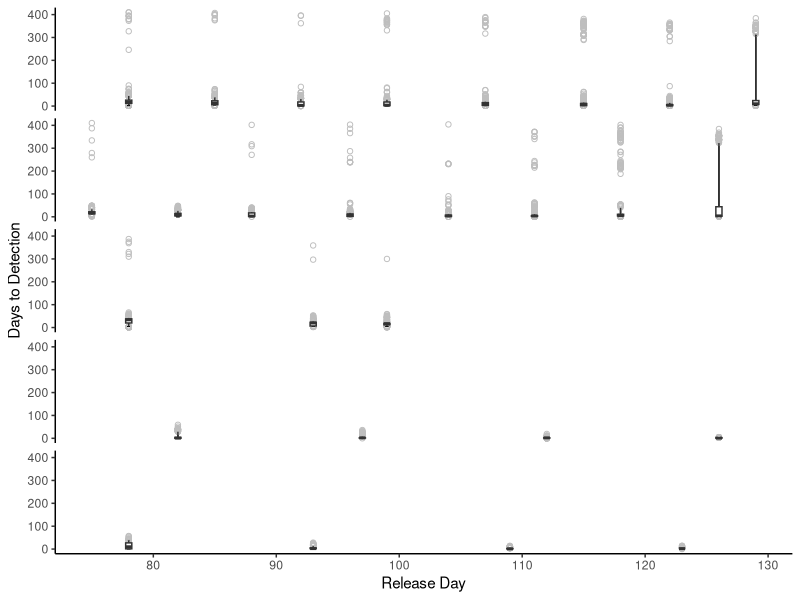

Source code (R):
#Goal: Plot variability of hatchery coho smolt releases timing.
#Input file was created by WSP Yr26 members.

library(dplyr)
library(tidyr)
library(ggplot2)
library(gridExtra)
library(lubridate)

####Read in data####
fish <- read.csv('data/Final_Data_All_Years20200306.csv',sep = ',') #18402 obs of 8 variables

#formatting
fish <- fish %>% 
  mutate(Release_Date = as.Date(Release_Date, format = '%m/%d/%Y'))  %>% 
  mutate(Date._of_Detect = as.Date(Date._of_Detect, format = '%m/%d/%Y'))

str(fish)

####Plot Setup Functions ####

#Custom tick mark labels (i.e. label every other one but tick mark each unit)
#https://stackoverflow.com/questions/34533472/insert-blanks-into-a-vector-for-e-g-minor-tick-labels-in-r/34533473#34533473

every_nth <- function(x, nth, empty = TRUE, inverse = FALSE) 
{
  if (!inverse) {
    if (empty) {
      x[1:nth == 1] <- ""
      x
    } else {
      x[1:nth != 1]
    }
  } else {
    if (empty) {
      x[1:nth != 1] <- ""
      x
    } else {
      x[1:nth == 1]
    }
  }
}

#Boxplot with wiskers being 10% and 90% pertentiles and outliers as open circles
# define the summary function
#https://stackoverflow.com/questions/4765482/changing-whisker-definition-in-geom-boxplot/4765608#4765608

#Function to change whiskers
stat_boxplot_custom <- function(mapping = NULL, data = NULL,
                                geom = "boxplot", position = "dodge",
                                ...,
                                qs = c(.05, .25, 0.5, 0.75, 0.95),
                                na.rm = FALSE,
                                show.legend = NA,
                                inherit.aes = TRUE) {
  layer(
    data = data,
    mapping = mapping,
    stat = StatBoxplotCustom,
    geom = geom,
    position = position,
    show.legend = show.legend,
    inherit.aes = inherit.aes,
    params = list(
      na.rm = na.rm,
      qs = qs,
      ...
    )
  )
}

StatBoxplotCustom <- ggproto("StatBoxplotCustom", Stat,
                             required_aes = c("x", "y"),
                             non_missing_aes = "weight",
                             
                             setup_params = function(data, params) {
                               params$width <- ggplot2:::"%||%"(
                                 params$width, (resolution(data$x) * 0.75)
                               )
                               
                               if (is.double(data$x) && !ggplot2:::has_groups(data) && any(data$x != data$x[1L])) {
                                 warning(
                                   "Continuous x aesthetic -- did you forget aes(group=...)?",
                                   call. = FALSE
                                 )
                               }
                               
                               params
                             },
                             
                             compute_group = function(data, scales, width = NULL, na.rm = FALSE, qs = c(.05, .25, 0.5, 0.75, 0.95)) {
                               
                               if (!is.null(data$weight)) {
                                 mod <- quantreg::rq(y ~ 1, weights = weight, data = data, tau = qs)
                                 stats <- as.numeric(stats::coef(mod))
                               } else {
                                 stats <- as.numeric(stats::quantile(data$y, qs))
                               }
                               names(stats) <- c("ymin", "lower", "middle", "upper", "ymax")
                               iqr <- diff(stats[c(2, 4)])
                               
                               outliers <- (data$y < stats[1]) | (data$y > stats[5])
                               
                               if (length(unique(data$x)) > 1)
                                 width <- diff(range(data$x)) * 0.9
                               
                               df <- as.data.frame(as.list(stats))
                               df$outliers <- list(data$y[outliers])
                               
                               if (is.null(data$weight)) {
                                 n <- sum(!is.na(data$y))
                               } else {
                                 # Sum up weights for non-NA positions of y and weight
                                 n <- sum(data$weight[!is.na(data$y) & !is.na(data$weight)])
                               }
                               
                               df$notchupper <- df$middle + 1.58 * iqr / sqrt(n)
                               df$notchlower <- df$middle - 1.58 * iqr / sqrt(n)
                               
                               df$x <- if (is.factor(data$x)) data$x[1] else mean(range(data$x))
                               df$width <- width
                               df$relvarwidth <- sqrt(n)
                               df
                             }
)





####Boxplot of movement ####
custom_breaks <- seq(1500,3500,250) #CUSTOM TICKMARKS

ggplot(fish, aes(x = Ordinal_Day_From_Release, y = Days_to_Detect, group = Ordinal_Day_From_Release)) +
  stat_boxplot_custom(qs = c(0.1, 0.25, 0.5, 0.75, 0.9), geom = 'errorbar', linetype = 1, width = 0.3) +
  stat_boxplot_custom(qs = c(0.1, 0.25, 0.5, 0.75, 0.9), outlier.shape = 1, outlier.colour = "gray", width = 0.5) +
  facet_wrap(Water_Year ~ ., ncol = 1) +
  # geom_point(data = Fish.Growth.ALL.SH.summary,aes(x = SamplingMonth.y, y = MSGR_mean), size = 2) + #add mean point for each month
  theme_classic() +
  # scale_y_continuous(limits = c(-6.9,11), breaks = custom_breaks, expand = c(0,0),
  #                    labels = every_nth(custom_breaks, 2, inverse = TRUE)) +
  ylab("Days to Detection") +
  xlab("Release Day") +
  theme(strip.background = element_blank(), strip.text.x = element_blank())
  




